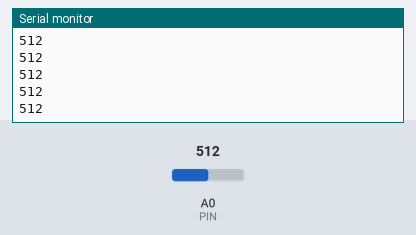
Bench run of a program on a simulated Arduino Uno, built with avr-gcc and run on an emulated ATmega328P. Shown: the last lines printed to the serial monitor. The inputs (shaded band) are chosen by the test bench; at power-on: A0 (PIN) = 512.

Above: at 1.2 s.
1.3 s: A0 (PIN) set to 716
At 1.32 s:
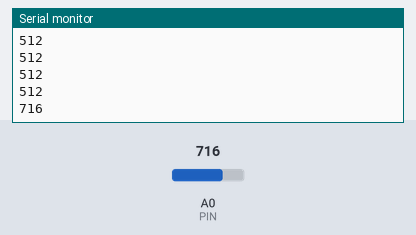
2.8 s: A0 (PIN) set to 900
At 2.82 s:
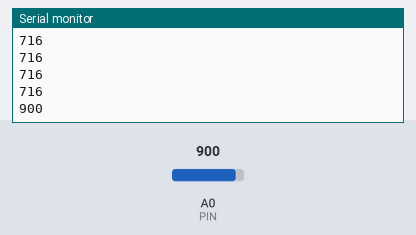
Timing chart, 0 to 5.8 s (numbered marks = the images above; inputs shaded):
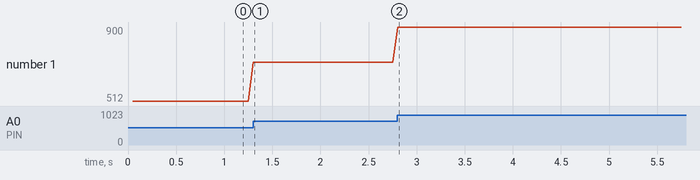

Measured:
- after the input at 1.3 s, the serial monitor: prints a new line at once (image 1)
- after the input at 2.8 s, the serial monitor: prints a new line at once (image 2)
- plotted number 1: 512 → 716 after the input at 1.3 s, 716 → 900 after the input at 2.8 s

The program:

main.cpp
```cpp
#include <Arduino.h>

/*
  FlexiForce / piezoresistive breathing sensor (Arduino UNO)

  SIMPLIFIED: Arduino only reads sensor and sends raw ADC value.
  ALL signal processing (filtering, BPM, I:E ratio, tidal volume,
  variability, apnea) is done in Python on the PC side.

  Output: one integer per line at 20 Hz
*/

const int PIN             = A0;
const int BAUD            = 9600;
const unsigned long Ts_ms = 50;   // 20 Hz

unsigned long lastSample = 0;

void setup() {
  Serial.begin(BAUD);
  pinMode(PIN, INPUT);
}

void loop() {
  unsigned long now = millis();
  if (now - lastSample < Ts_ms) return;
  lastSample = now;
  Serial.println(analogRead(PIN));
}
```
